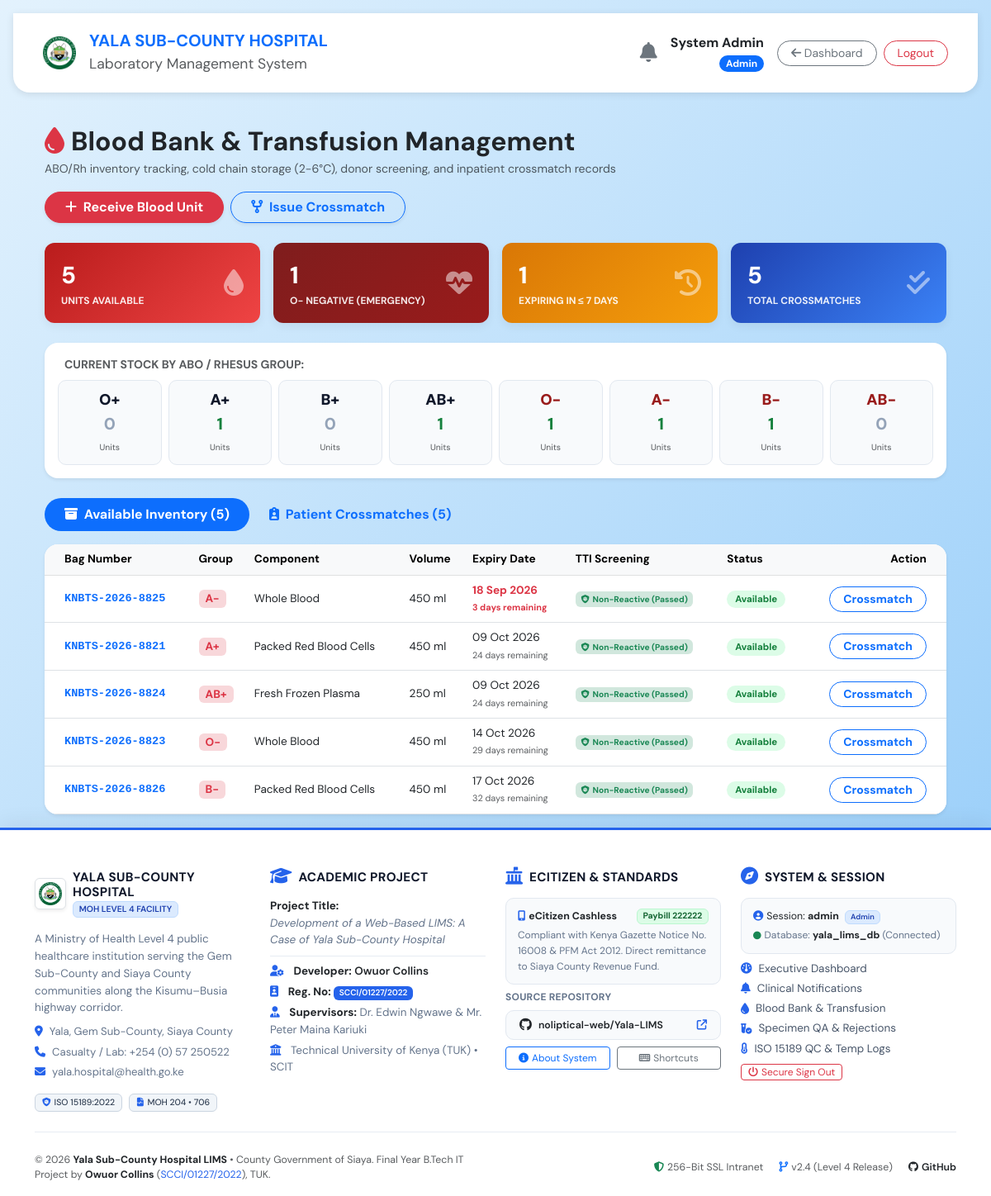
The page /blood_bank.php (signed in) on the database its author committed.
### tables this page shows
CREATE TABLE `blood_inventory` (
  `bag_id` int(11) NOT NULL AUTO_INCREMENT,
  `bag_number` varchar(50) NOT NULL,
  `blood_group` enum('A+','A-','B+','B-','O+','O-','AB+','AB-') NOT NULL,
  `component_type` enum('Whole Blood','Packed Red Blood Cells','Fresh Frozen Plasma','Platelets') DEFAULT 'Whole Blood',
  `volume_ml` int(11) NOT NULL DEFAULT 450,
  `collection_date` date NOT NULL,
  `expiry_date` date NOT NULL,
  `donor_code` varchar(50) NOT NULL,
  `tti_screening` enum('Non-Reactive (Passed)','Reactive (Failed)') DEFAULT 'Non-Reactive (Passed)',
  `storage_fridge` varchar(50) DEFAULT 'Blood Bank Fridge 2-6°C',
  `status` enum('Available','Reserved','Transfused','Discarded') DEFAULT 'Available',
  `created_at` timestamp NOT NULL DEFAULT current_timestamp(),
  PRIMARY KEY (`bag_id`),
  UNIQUE KEY `bag_number` (`bag_number`)
);

### blood_bank.php (the view, shortened to what this page needs)
<?php
require_once 'includes/db_connect.php';
$total_available = $conn->query("SELECT COUNT(*) FROM blood_inventory WHERE status = 'Available' AND expiry_date >= CURDATE()")->fetch_row()[0] ?? 0;
$o_neg_stock     = $conn->query("SELECT COUNT(*) FROM blood_inventory WHERE blood_group = 'O-' AND status = 'Available' AND expiry_date >= CURDATE()")->fetch_row()[0] ?? 0;
$expiring_soon   = $conn->query("SELECT COUNT(*) FROM blood_inventory WHERE status = 'Available' AND expiry_date BETWEEN CURDATE() AND DATE_ADD(CURDATE(), INTERVAL 7 DAY)")->fetch_row()[0] ?? 0;
$total_crossmatched = $conn->query("SELECT COUNT(*) FROM blood_crossmatches")->fetch_row()[0] ?? 0;
$groups = ['O+', 'A+', 'B+', 'AB+', 'O-', 'A-', 'B-', 'AB-'];
$group_counts = [];
foreach ($groups as $g) {
    $q = $conn->query("SELECT COUNT(*) FROM blood_inventory WHERE blood_group = '$g' AND status = 'Available' AND expiry_date >= CURDATE()");
    $group_counts[$g] = $q ? $q->fetch_row()[0] : 0;
}
$inv_res = $conn->query("SELECT * FROM blood_inventory WHERE status IN ('Available', 'Reserved') ORDER BY (expiry_date < CURDATE()) DESC, expiry_date ASC");
$inventory = $inv_res ? $inv_res->fetch_all(MYSQLI_ASSOC) : [];
$cm_res = $conn->query("
    SELECT cm.*, bi.bag_number, bi.blood_group, bi.component_type, p.opd_number, p.full_name AS patient_name
    FROM blood_crossmatches cm
    JOIN blood_inventory bi ON cm.bag_id = bi.bag_id
    JOIN patients p ON cm.patient_id = p.patient_id
    ORDER BY cm.crossmatch_id DESC LIMIT 20
");
$crossmatches = $cm_res ? $cm_res->fetch_all(MYSQLI_ASSOC) : [];
include 'includes/header.php';
?>
<div class="container py-3">
    <div class="d-flex align-items-center justify-content-between flex-wrap gap-3 mb-4">
        <div>
            <h2 class="fw-bold text-dark mb-1"><i class="fa-solid fa-droplet text-danger me-2"></i>Blood Bank &amp; Transfusion Management</h2>
            <p class="text-muted mb-0" style="font-size:0.88rem;">ABO/Rh inventory tracking, cold chain storage (2-6°C), donor screening, and inpatient crossmatch records</p>
        </div>
        <div class="d-flex gap-2">
            <button class="btn btn-danger rounded-pill px-4 fw-bold shadow-sm" data-bs-toggle="modal" data-bs-target="#addBloodModal">
                <i class="fa-solid fa-plus me-1"></i> Receive Blood Unit
            </button>
            <button class="btn btn-outline-primary rounded-pill px-4 fw-bold shadow-sm" data-bs-toggle="modal" data-bs-target="#crossmatchModal">
                <i class="fa-solid fa-code-fork me-1"></i> Issue Crossmatch
            </button>
        </div>
    </div>
    <div class="row g-3 mb-4">
        <div class="col-6 col-md-3">
            <div class="card-kpi" style="background:linear-gradient(135deg,#b91c1c,#ef4444)">
                <div class="d-flex justify-content-between align-items-center">
                    <div>
                        <div style="font-size:1.8rem;font-weight:800;"><?= $total_available ?></div>
                        <div style="font-size:0.75rem;font-weight:700;text-transform:uppercase;opacity:0.9">Units Available</div>
                    </div>
                    <i class="fa-solid fa-droplet fa-2x opacity-50"></i>
                </div>
            </div>
        </div>
        <div class="col-6 col-md-3">
            <div class="card-kpi" style="background:linear-gradient(135deg,#7f1d1d,#991b1b)">
                <div class="d-flex justify-content-between align-items-center">
                    <div>
                        <div style="font-size:1.8rem;font-weight:800;"><?= $o_neg_stock ?></div>
                        <div style="font-size:0.75rem;font-weight:700;text-transform:uppercase;opacity:0.9">O- Negative (Emergency)</div>
                    </div>
                    <i class="fa-solid fa-heart-pulse fa-2x opacity-50"></i>
                </div>
            </div>
        </div>
        <div class="col-6 col-md-3">
            <div class="card-kpi" style="background:linear-gradient(135deg,#d97706,#f59e0b)">
                <div class="d-flex justify-content-between align-items-center">
                    <div>
                        <div style="font-size:1.8rem;font-weight:800;"><?= $expiring_soon ?></div>
                        <div style="font-size:0.75rem;font-weight:700;text-transform:uppercase;opacity:0.9">Expiring in &le; 7 Days</div>
                    </div>
                    <i class="fa-solid fa-clock-rotate-left fa-2x opacity-50"></i>
                </div>
            </div>
        </div>
        <div class="col-6 col-md-3">
            <div class="card-kpi" style="background:linear-gradient(135deg,#1e40af,#3b82f6)">
                <div class="d-flex justify-content-between align-items-center">
                    <div>
                        <div style="font-size:1.8rem;font-weight:800;"><?= $total_crossmatched ?></div>
                        <div style="font-size:0.75rem;font-weight:700;text-transform:uppercase;opacity:0.9">Total Crossmatches</div>
                    </div>
                    <i class="fa-solid fa-check-double fa-2x opacity-50"></i>
                </div>
            </div>
        </div>
    </div>
    <div class="card border-0 shadow-sm rounded-4 p-3 mb-4 bg-white">
        <div class="text-uppercase text-muted fw-bold small mb-2 ps-2">Current Stock by ABO / Rhesus Group:</div>
        <div class="row g-2 text-center">
            <?php foreach ($group_counts as $grp => $cnt): ?>
            <div class="col-3 col-md-3 col-lg">
                <div style="border:1.5px solid #e2e8f0;border-radius:10px;padding:10px 4px;background:#f8fafc;">
                    <div style="font-size:1.15rem;font-weight:900;color:<?= str_contains($grp,'-')?'#991b1b':'#0f172a' ?>"><?= $grp ?></div>
                    <div style="font-size:1.25rem;font-weight:800;color:<?= $cnt>0?'#15803d':'#94a3b8' ?>"><?= $cnt ?></div>
                    <small class="text-muted" style="font-size:0.65rem;">Units</small>
                </div>
            </div>
            <?php endforeach; ?>
        </div>
    </div>
    <ul class="nav nav-pills mb-3" id="bloodTabs" role="tablist">
        <li class="nav-item">
            <button class="nav-link active rounded-pill px-4 fw-bold" id="inv-tab" data-bs-toggle="tab" data-bs-target="#inv-content" type="button">
                <i class="fa-solid fa-box-archive me-1"></i> Available Inventory (<?= count($inventory) ?>)
            </button>
        </li>
        <li class="nav-item">
            <button class="nav-link rounded-pill px-4 fw-bold" id="cm-tab" data-bs-toggle="tab" data-bs-target="#cm-content" type="button">
                <i class="fa-solid fa-clipboard-user me-1"></i> Patient Crossmatches (<?= count($crossmatches) ?>)
            </button>
        </li>
    </ul>
    <div class="tab-content" id="bloodTabsContent">
        <div class="tab-pane fade show active" id="inv-content">
            <div class="card border-0 shadow-sm rounded-4 overflow-hidden">
                <div class="table-responsive">
                    <table class="table table-hover align-middle mb-0" style="font-size:0.85rem;">
                        <thead class="table-light">
                            <tr>
                                <th class="ps-4">Bag Number</th>
                                <th>Group</th>
                                <th>Component</th>
                                <th>Volume</th>
                                <th>Expiry Date</th>
                                <th>TTI Screening</th>
                                <th>Status</th>
                                <th class="text-end pe-4">Action</th>
                            </tr>
                        </thead>
                        <tbody>
                            <?php if (empty($inventory)): ?>
                            <tr><td colspan="8" class="text-center py-5 text-muted">No blood bags in stock currently.</td></tr>
                            <?php else: foreach ($inventory as $b):
                                $days_left = round((strtotime($b['expiry_date']) - time()) / 86400);
                                $is_crit = ($days_left <= 7);
                            ?>
                            <tr>
                                <td class="ps-4 fw-bold font-monospace text-primary"><?= htmlspecialchars($b['bag_number']) ?></td>
                                <td>
                                    <span class="badge bg-danger-subtle text-danger fw-bold px-2 py-1" style="font-size:0.85rem;">
                                        <?= htmlspecialchars($b['blood_group']) ?>
                                    </span>
                                </td>
                                <td><?= htmlspecialchars($b['component_type']) ?></td>
                                <td><?= $b['volume_ml'] ?> ml</td>
                                <td>
                                    <div class="<?= $is_crit?'text-danger fw-bold':'text-dark' ?>">
                                        <?= date('d M Y', strtotime($b['expiry_date'])) ?>
                                    </div>
                                    <small class="<?= $is_crit?'text-danger fw-bold':'text-muted' ?>" style="font-size:0.68rem;">
                                        <?= $days_left ?> days remaining
                                    </small>
                                </td>
                                <td><span class="badge bg-success-subtle text-success fw-bold"><i class="fa-solid fa-shield-virus me-1"></i><?= htmlspecialchars($b['tti_screening']) ?></span></td>
                                <td>
                                    <span class="badge-status <?= $b['status']==='Available'?'badge-avail':'badge-res' ?>">
                                        <?= htmlspecialchars($b['status']) ?>
                                    </span>
                                </td>
                                <td class="text-end pe-4">
                                    <?php if ($b['status'] === 'Available'): ?>
                                    <button class="btn btn-sm btn-outline-primary rounded-pill px-3 fw-bold" onclick="openCrossmatchWithBag(<?= $b['bag_id'] ?>, '<?= htmlspecialchars($b['bag_number']) ?>', '<?= htmlspecialchars($b['blood_group']) ?>')">
                                        Crossmatch
                                    </button>
                                    <?php else: ?>
                                    <span class="text-muted small">Reserved</span>
                                    <?php endif; ?>
                                </td>
                            </tr>
                            <?php endforeach; endif; ?>
                        </tbody>
                    </table>
                </div>
            </div>
        </div>
    </div>
</div>
<?php include 'includes/footer.php'; ?>

### includes/header.php (style rules this page uses)
body { background: linear-gradient(135deg,#E3F2FD 0%,#90CAF9 100%); min-height: 100vh; display: flex; flex-direction: column; font-family:'Segoe UI',Tahoma,Geneva,Verdana,sans-serif; }

### blood_bank.php (style rules this page uses)
body { font-family: 'DM Sans', sans-serif; }
.card-kpi { border-radius: 12px; padding: 18px 20px; color: #fff; box-shadow: 0 4px 12px rgba(0,0,0,0.06); }
.badge-status { font-size: 0.72rem; font-weight: 700; border-radius: 20px; padding: 3px 10px; }
.badge-avail { background: #dcfce7; color: #15803d; }

### rows shown on the page
blood_inventory: bag_number "KNBTS-2026-8825", blood_group "A-", component_type "Whole Blood", volume_ml "450", expiry_date "18 Sep 2026", expiry_date "3", tti_screening "Non-Reactive (Passed)", status "Available"
blood_inventory: bag_number "KNBTS-2026-8821", blood_group "A+", component_type "Packed Red Blood Cells", volume_ml "450", expiry_date "09 Oct 2026", expiry_date "24", tti_screening "Non-Reactive (Passed)", status "Available"
blood_inventory: bag_number "KNBTS-2026-8824", blood_group "AB+", component_type "Fresh Frozen Plasma", volume_ml "250", expiry_date "09 Oct 2026", expiry_date "24", tti_screening "Non-Reactive (Passed)", status "Available"
blood_inventory: bag_number "KNBTS-2026-8823", blood_group "O-", component_type "Whole Blood", volume_ml "450", expiry_date "14 Oct 2026", expiry_date "29", tti_screening "Non-Reactive (Passed)", status "Available"
blood_inventory: bag_number "KNBTS-2026-8826", blood_group "B-", component_type "Packed Red Blood Cells", volume_ml "450", expiry_date "17 Oct 2026", expiry_date "32", tti_screening "Non-Reactive (Passed)", status "Available"

### other values the page prints
$_SESSION['full_name'] "System Admin"
$_SESSION['role'] "Admin"
$total_available "5"
$o_neg_stock "1"
$expiring_soon "1"
$total_crossmatched "5"
$grp "O+"
$cnt "0"
$grp "A+"
$cnt "1"
$grp "B+"
$grp "AB+"
$grp "O-"
$grp "A-"
$grp "B-"
